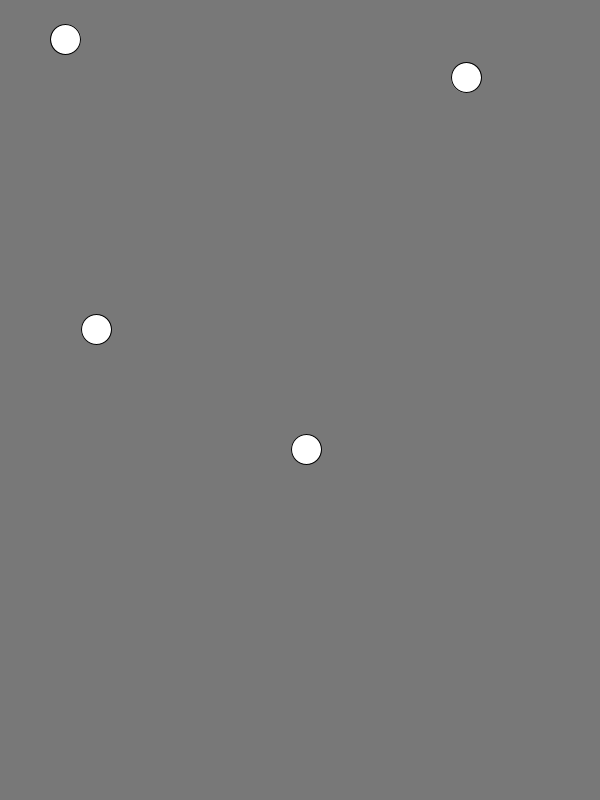
Frame 1 (no input)
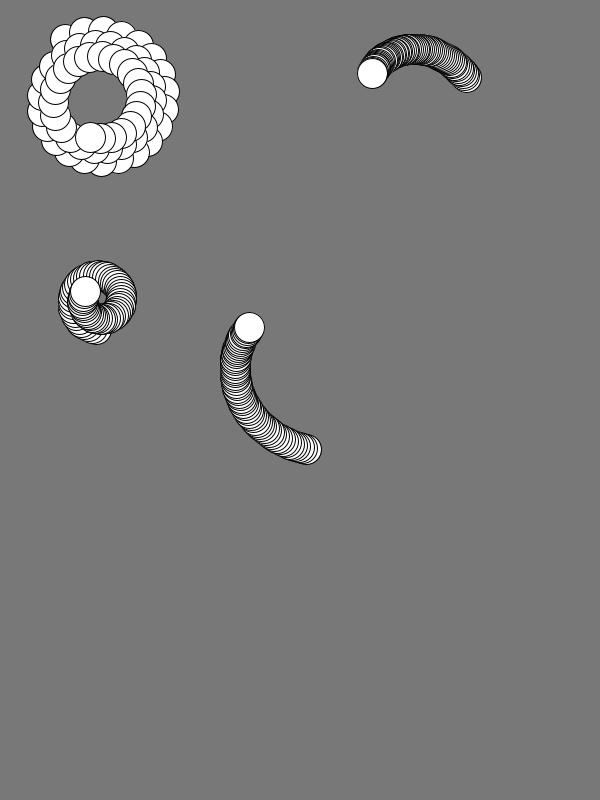
Frame 60 (the mouse pressed at the canvas centre just before this capture)
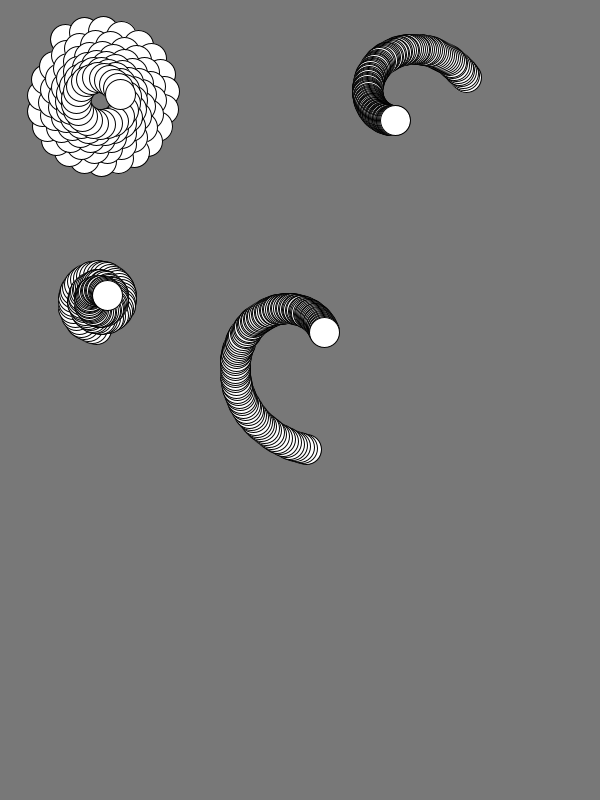
Frame 120 (the mouse held since frame 60 and released just before this capture)

The Processing sketch that drew these frames (run headless with seeded random() and noise(); from frame 60 on, the mouse is pressed at the canvas centre):

// Processing sketch: M4cyclonClass
// ── M4cyclonClass.pde
cyclon [] cc;
void setup() {
  size(600, 800);
  background(120);
  cc = new cyclon[4];
  // cyclon(float x,float y,float f, float d){
  cc[0] = new cyclon(100., 100.,8.,70.0);
  cc[1] = new cyclon(100., 300.,4.,30.0);
  cc[2] = new cyclon(400., 100.,-1.,70.0);
  cc[3] = new cyclon(300., 350.,1.,100.0);
}
void draw() {
  for(int i = 0;i<4;i++){
    cc[i].move();
    cc[i].display();
  }
}

// ── Cyclon.pde

class cyclon {
  float vx0, vy0, vx1, vy1, theta, freq, D, dim;
  cyclon(){ dim = 30; };
  cyclon(float x,float y,float f, float d){
    vx0 = x; vy0 = y;
    freq = f; D = d;
    dim = 30.0;
    theta = random(0.0,360.0);
  };
  
  void display() {
    if (D>1) {
      move();
      ellipse(vx1, vy1, dim, dim);
    }
  }
  void move() {
    vx1 = vx0 + D * cos(theta*3.141592/180.0);  
    vy1 = vy0 + D * sin(theta*3.141592/180.0);  
    theta += freq;
    if(theta > 360) theta -= 360;
    D *= 0.995;
  }
}
